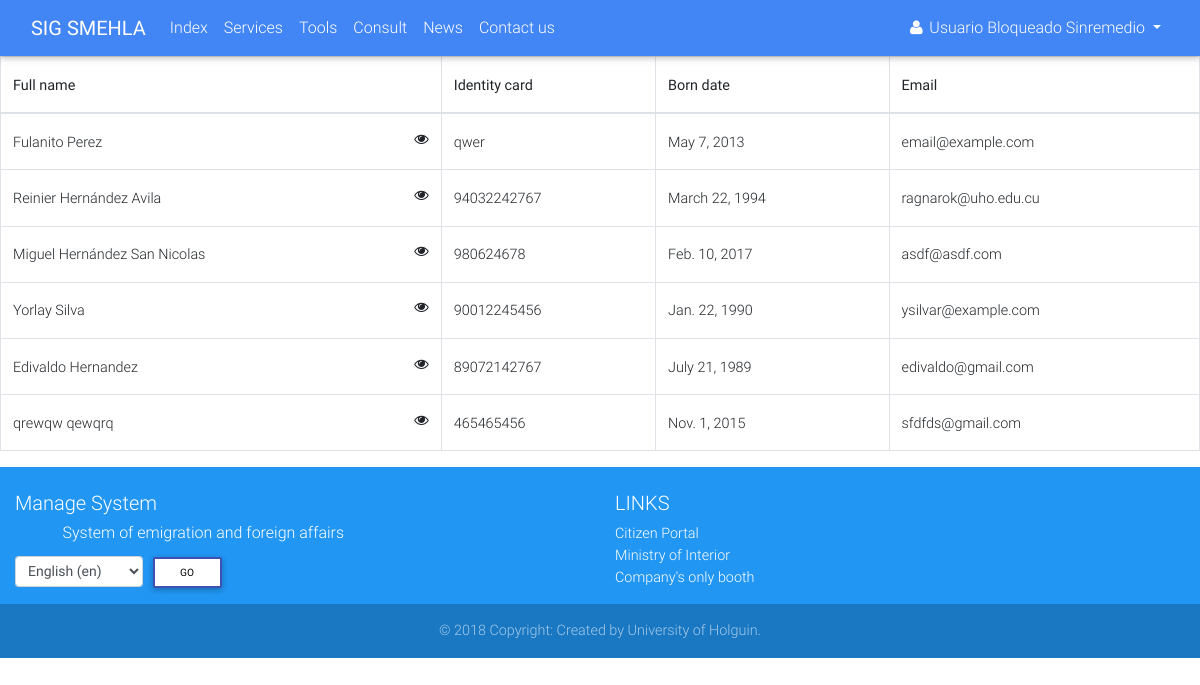
The page /client/list/visa/ (signed in) on the database its author committed.
### accounts/models.py (models this page shows, shortened)
class Profile(AbstractUser):
    OCCUPATION_TYPE = (
        ('FAC', _('Functionary of Attention to Customer')),
        ('BAC', _('Boss of Attention to Customer')),
        ('BDAC', _('Boss of Departament of Attention to Customer')),
        ('DIR', _('Director')),
        ('ADMIN', _('Administrator')),
    )
    born_date = models.DateField(_('Born date'), blank=True, null=True, validators=[validate_born_date])
    occupation = models.CharField(_('Occupation'), max_length=5, choices=OCCUPATION_TYPE, default='FAC')
    class Meta:
        verbose_name = _('Profile')
        verbose_name_plural = _('Profiles')
    def __str__(self):
        if self.first_name and self.last_name:
            return self.get_full_name()
        else:
            return self.username

### services/models.py (models this page shows, shortened)
class Client(models.Model):
    CIVIL_STATUS = (
        ('S', _('Single')),
        ('E', _('Engaged')),
        ('M', _('Married')),
        ('W', _('Widower')),
    )
    def upload_file(self, filename):
        ext = filename.split('.')[-1]
        return 'clients/{}.{}'.format(self.ci, ext)
    def upload_image(self, filename):
        ext = filename.split('.')[-1]
        return 'clients/picture/{}.{}'.format(self.first_name, ext)
    ci = models.CharField(_('Identity card'), max_length=13, unique=True)
    picture = models.ImageField(_('Picture'), upload_to=upload_image, null=True, blank=True)
    first_name = models.CharField(_('First name'), max_length=30)
    last_name = models.CharField(_('Last name'), max_length=150)
    born_date = models.DateField(_('Born date'), validators=[validators.validate_born_date])
    civil_status = models.CharField(_('Civil status'), choices=CIVIL_STATUS, max_length=1)
    naturalness = models.CharField(_("Naturalness"), max_length=30)
    nationality = models.CharField(_('Nationality'), max_length=30)
    father = models.CharField(_('Father name'), max_length=200)
    mother = models.CharField(_('Mother name'), max_length=200)
    address = models.TextField(_('Address'))
    email = models.EmailField(_('Email'))
    phone = models.PositiveIntegerField(_('Phone number'))
    data_attachment = models.FileField(_('Data attachment'), upload_to=upload_file, null=True, blank=True)
    def get_full_name(self):
        full_name = '%s %s' % (self.first_name, self.last_name)
        return full_name.strip()
    class Meta:
        verbose_name = _('Client')
        verbose_name_plural = _('Clients')

### services/views.py (the view)
# urls.py: path('client/list/<type>/', views.ClientListView.as_view(), name='client_list'),
class ClientListView(mixins.LoginRequiredMixin, generic.ListView):
    model = models.Client
    def get_context_data(self, *, object_list=None, **kwargs):
        context = super(ClientListView, self).get_context_data(**kwargs)
        context['service_type'] = self.kwargs.get('type')
        return context

### services/templates/services/client_list.html (shortened to what this page needs)
{% extends 'navbar.html' %}
{% load i18n %}
{% load static %}
{% block styles %}
    <link rel="stylesheet" href="{% static 'services/css/styles.css' %}">
{% endblock %}
{% block main %}
    <table class="table table-bordered table-hover mouse-pointer" cellspacing="0" width="100%">
        <thead>
        <tr>
            <th class="th-sm">{% trans 'Full name' %}</th>
            <th class="th-sm">{% trans 'Identity card' %}</th>
            <th class="th-sm">{% trans 'Born date' %}</th>
            <th class="th-sm">{% trans 'Email' %}</th>
        </tr>
        </thead>
        <tbody>
        {% for client in client_list %}
            <tr>
                <td>
                    <a href="{% url 'services:service_create' service_type client.pk %}">
                        {{ client.get_full_name }}
                    </a>
                    <i class="fa fa-eye float-lg-right" data-toggle="modal"
                       data-target="#client-{{ forloop.counter }}"></i>
                </td>
                <td>{{ client.ci }}</td>
                <td>{{ client.born_date }}</td>
                <td>{{ client.email }}</td>
            </tr>
        {% endfor %}
        </tbody>
    </table>
{% endblock %}

### accounts/templates/navbar.html (shortened to what this page needs)
{% extends 'base.html' %}
{% load static %}
{% load i18n %}
{% block content %}
    <header>
        <nav class="navbar navbar-expand-lg navbar-dark primary-color">
            <div class="container-fluid">
                <a href="{% url 'services:index' %}" class="navbar-brand">
                    <strong>SIG SMEHLA</strong>
                </a>
                <div class="collapse navbar-collapse" id="navbar">
                    <ul class="navbar-nav mr-auto">
                        <li class="nav-item" id="init">
                            <a href="{% url 'services:index' %}" class="nav-link">{% trans 'Index' %}
                                </a>
                        </li>
                        <li class="nav-item" id="services">
                            <a href="{% url 'services:services' %}" class="nav-link">{% trans 'Services' %}</a>
                        </li>
                        {% if user.is_authenticated %}
                            <li class="nav-item" id="tools">
                                <a href="{% url 'services:tools' %}" class="nav-link">{% trans 'Tools' %}</a>
                            </li>
                        {% endif %}
                        <li class="nav-item" id="status">
                            <a href="{% url 'services:status' %}" class="nav-link">{% trans 'Consult' %}</a>
                        </li>
                        <li class="nav-item" id="news">
                            <a href="{% url 'news:list' %}" class="nav-link">{% trans 'News' %}</a>
                        </li>
                        <li class="nav-item">
                            <a href="#" class="nav-link" data-toggle="modal"
                               data-target="#contact">{% trans 'Contact us' %}</a>
                        </li>
                    </ul>
                    <div class="form-inline">
                        <ul class="navbar-nav mr-auto">
                            <li class="nav-item">
                                {% if user.is_authenticated %}
                                    <div class="dropdown">
                                        <a href="#" id="test" class="nav-link waves-effect waves-light dropdown-toggle"
                                           data-toggle="dropdown" aria-haspopup="true" aria-expanded="false">
                                            <i class="fa fa-user"></i>
                                            <span class="clearfix d-none d-sm-inline-block">{{ user }}</span>
                                        </a>
                                    </div>
                                {% else %}
                                    <a href="{% url 'accounts:login' %}" class="nav-link">
                                        <i class="fa fa-sign-in"></i>
                                    </a>
                                {% endif %}
                            </li>
                        </ul>
                    </div>
                </div>
            </div>
        </nav>
    </header>
    <main>
        {% block main %}
        {% endblock %}
    </main>
    <footer class="page-footer font-small blue pt-4">
        <div class="container-fluid text-center text-md-left">
            <div class="row">
                <div class="col-md-6 mt-md-0 mt-3">
                    <h5>{% trans 'Manage System' %}</h5>
                    <h6 class="offset-1">{% trans 'System of emigration and foreign affairs' %}</h6>
                    <form action="{% url 'set_language' %}" method="post">{% csrf_token %}
                        <label>
                            <select name="language" class="form-control form-control-sm" id="languages">
                                {% get_available_languages as LANGUAGES %}
                                {% get_language_info_list for LANGUAGES as languages %}
                                {% get_current_language as LANGUAGE_CODE %}
                                {% for language in languages %}
                                    <option value="{{ language.code }}"{% if language.code == LANGUAGE_CODE %}
                                            selected{% endif %}>
                                        {{ language.name_local }} ({{ language.code }})
                                    </option>
                                {% endfor %}
                            </select>
                        </label>
                        <input type="submit" value="{% trans 'Go' %}" class="btn btn-outline-indigo btn-white btn-sm">
                    </form>
                </div>
                <div class="col-md-3 mb-md-0 mb-3">
                    <h5 class="text-uppercase">{% trans 'Links' %}</h5>
                    <ul class="list-unstyled">
                        <li>
                            <a href="http://www.cidadao.gov.ao" target="_blank">{% trans 'Citizen Portal' %}</a>
                        </li>
                        <li>
                            <a href="http://www.minint.gov.ao" target="_blank">{% trans 'Ministry of Interior' %}</a>
                        </li>
                        <li>
                            <a href="http://gue.minjus-ao.com" target="_blank">{% trans "Company's only booth" %}</a>
                        </li>
                    </ul>
                </div>
            </div>
        </div>
        <div class="footer-copyright text-center py-3">
            &copy; 2018 {% trans 'Copyright: Created by University of Holguin' %}.
        </div>
    </footer>
{% endblock %}

### services/static/services/css/styles.css (style rules this page uses)
table.mouse-pointer tbody tr td { cursor: pointer; }

### rows shown on the page
Profile: first_name+last_name "Usuario Bloqueado Sinremedio"
Client: get_full_name "Fulanito Perez", ci "qwer", born_date "May 7, 2013", email "email@example.com"
Client: get_full_name "Reinier Hernández Avila", ci "94032242767", born_date "March 22, 1994", email "ragnarok@uho.edu.cu"
Client: get_full_name "Miguel Hernández San Nicolas", ci "980624678", born_date "Feb. 10, 2017", email "asdf@asdf.com"
Client: get_full_name "Yorlay Silva", ci "90012245456", born_date "Jan. 22, 1990", email "ysilvar@example.com"
Client: get_full_name "Edivaldo Hernandez", ci "89072142767", born_date "July 21, 1989", email "edivaldo@gmail.com"
Client: get_full_name "qrewqw qewqrq", ci "465465456", born_date "Nov. 1, 2015", email "sfdfds@gmail.com"

### other values the page prints
form field language "English (en)"
